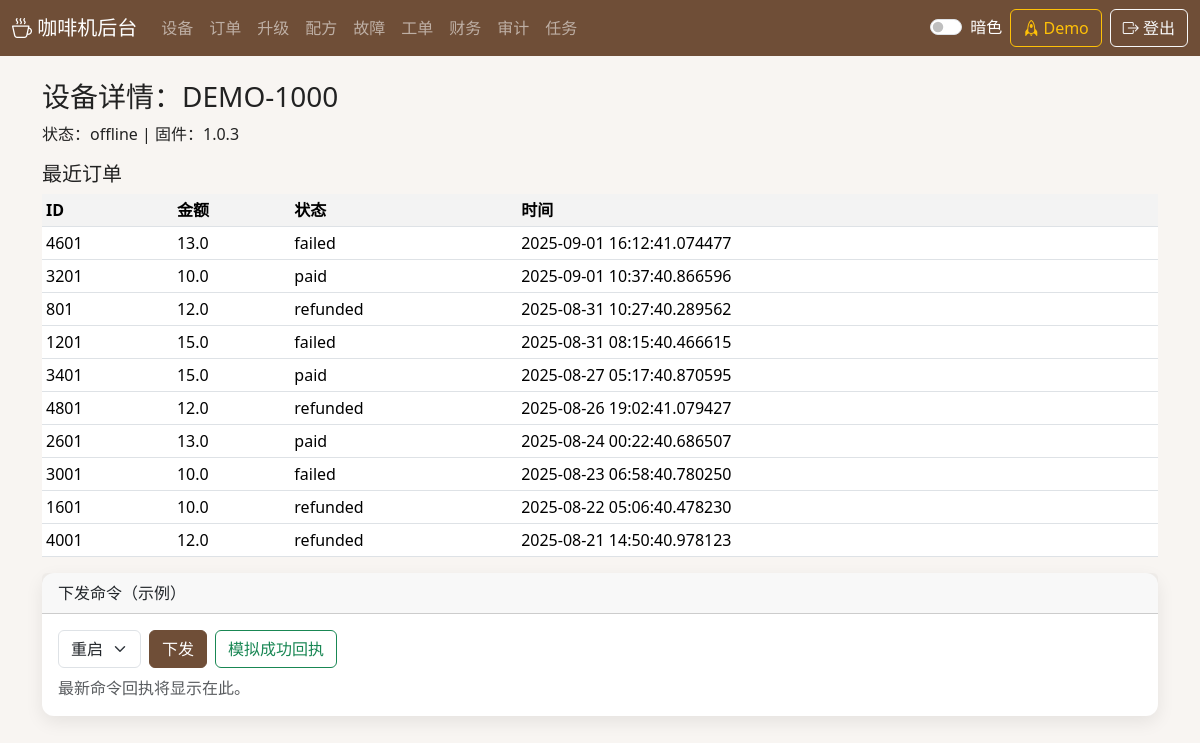
The app's page /devices/3 (signed in) with its own data.
### app/models.py (models this page shows)
class TimestampMixin:
    created_at: Mapped[datetime] = mapped_column(default=datetime.utcnow, nullable=False, index=True)
    updated_at: Mapped[datetime] = mapped_column(default=datetime.utcnow, onupdate=datetime.utcnow, nullable=False)

class Device(db.Model, TimestampMixin):
    __tablename__ = "devices"
    id: Mapped[int] = mapped_column(primary_key=True)
    device_no: Mapped[str] = mapped_column(nullable=False, unique=True, index=True)
    merchant_id: Mapped[int] = mapped_column(ForeignKey("merchants.id"), nullable=False, index=True)
    model: Mapped[Optional[str]] = mapped_column(nullable=True)
    firmware_version: Mapped[Optional[str]] = mapped_column(nullable=True)
    last_seen: Mapped[Optional[datetime]] = mapped_column(nullable=True, index=True)
    status: Mapped[str] = mapped_column(nullable=False, default="offline", index=True)
    location_lat: Mapped[Optional[float]] = mapped_column(nullable=True)
    location_lng: Mapped[Optional[float]] = mapped_column(nullable=True)
    address: Mapped[Optional[str]] = mapped_column(nullable=True)
    address_detail: Mapped[Optional[str]] = mapped_column(nullable=True)
    summary_address: Mapped[Optional[str]] = mapped_column(nullable=True)
    scene: Mapped[Optional[str]] = mapped_column(nullable=True)
    customer_code: Mapped[Optional[str]] = mapped_column(nullable=True)
    custom_fields: Mapped[Optional[Dict[str, Any]]] = mapped_column(JSON, nullable=True)
    merchant = relationship("Merchant", back_populates="devices")
    orders = relationship("Order", back_populates="device")

class Order(db.Model, TimestampMixin):
    __tablename__ = "orders"
    id: Mapped[int] = mapped_column(primary_key=True)
    order_no: Mapped[Optional[str]] = mapped_column(nullable=True, index=True)
    device_id: Mapped[int] = mapped_column(ForeignKey("devices.id"), nullable=False, index=True)
    merchant_id: Mapped[int] = mapped_column(ForeignKey("merchants.id"), nullable=False, index=True)
    product_id: Mapped[Optional[int]] = mapped_column(ForeignKey("product_catalog.id"), nullable=True)
    price: Mapped[float] = mapped_column(nullable=False, default=0.0)
    pay_method: Mapped[str] = mapped_column(nullable=False, default="cash")
    status: Mapped[str] = mapped_column(nullable=False, default="paid", index=True)
    is_exception: Mapped[bool] = mapped_column(nullable=False, default=False)
    raw_payload: Mapped[Optional[Dict[str, Any]]] = mapped_column(JSON, nullable=True)
    device = relationship("Device", back_populates="orders")

### app/blueprints/admin.py (the view)
@bp.route("/devices/<int:device_id>")
def device_detail_page(device_id: int):
    device = Device.query.get_or_404(device_id)
    recent_orders = Order.query.filter_by(device_id=device.id).order_by(Order.created_at.desc()).limit(10).all()
    return render_template("device_detail.html", device=device, recent_orders=recent_orders)

### app/blueprints/admin.py (called while the page is built)
@bp.before_app_request
def ensure_login():
    from flask import request as flask_request
    if flask_request.path.startswith("/api/"):
        return
    if flask_request.endpoint in {"auth.login_page", "static"}:
        return
    if session.get("user_id") is None:
        if not flask_request.path.startswith("/login"):
            return redirect(url_for("auth.login_page"))

### app/templates/device_detail.html (shortened to what this page needs)
{% extends 'base.html' %}
{% block content %}
<h3>设备详情：{{ device.device_no }}</h3>
<div class="mb-3">状态：{{ device.status }} | 固件：{{ device.firmware_version or '-' }}</div>
<h5>最近订单</h5>
<table class="table table-sm">
  <thead><tr><th>ID</th><th>金额</th><th>状态</th><th>时间</th></tr></thead>
  <tbody>
    {% for o in recent_orders %}
    <tr><td>{{ o.id }}</td><td>{{ o.price }}</td><td>{{ o.status }}</td><td>{{ o.created_at }}</td></tr>
    {% endfor %}
  </tbody>
</table>
<div class="card mt-3">
  <div class="card-header">下发命令（示例）</div>
  <div class="card-body">
    <form id="cmdForm" class="row g-2 align-items-center">
      <div class="col-auto"><select class="form-select" name="command_type"><option value="reboot">重启</option><option value="open_door">开门</option></select></div>
      <div class="col-auto"><button class="btn btn-primary" type="submit">下发</button></div>
      <div class="col-auto"><button class="btn btn-outline-success" id="simOk" type="button">模拟成功回执</button></div>
      <div id="cmdHint" class="text-muted mt-2">最新命令回执将显示在此。</div>
    </form>
  </div>
</div>
{% endblock %}

### app/static/css/theme.css (style rules this page uses)
:root { --primary:#6f4e37; --accent:#d4a373; --success:#2ca58d; --danger:#d9534f; --bg:#f8f5f2; --card:#ffffff; --text:#222; }
body { background:var(--bg); color:var(--text); }
.card { border:none; border-radius:12px; box-shadow:0 6px 18px rgba(0,0,0,.08); }
.btn-primary { background:var(--primary); border-color:var(--primary); }
.table thead th { background:#f3f3f3; }

### records on screen
Device: device_no "DEMO-1000", status "offline", firmware_version "1.0.3"
Order: id "3201", price "10.0", status "paid", created_at "2025-09-01 10:37:40.866596"
Order: id "801", price "12.0", status "refunded", created_at "2025-08-31 10:27:40.289562", id "4801", created_at "2025-08-26 19:02:41.079427"
Order: id "1201", price "15.0", status "failed", created_at "2025-08-31 08:15:40.466615"
Order: id "3401", price "15.0", status "paid", created_at "2025-08-27 05:17:40.870595"
Order: id "2601", price "13.0", status "paid", created_at "2025-08-24 00:22:40.686507"
Order: id "3001", price "10.0", status "failed", created_at "2025-08-23 06:58:40.780250"
Order: id "1601", price "10.0", status "refunded", created_at "2025-08-22 05:06:40.478230"
Order: id "4001", price "12.0", status "refunded", created_at "2025-08-21 14:50:40.978123"

### other values on screen
{{ o.id }} "4601"
{{ o.price }} "13.0"
{{ o.status }} "failed"
{{ o.created_at }} "2025-09-01 16:12:41.074477"
